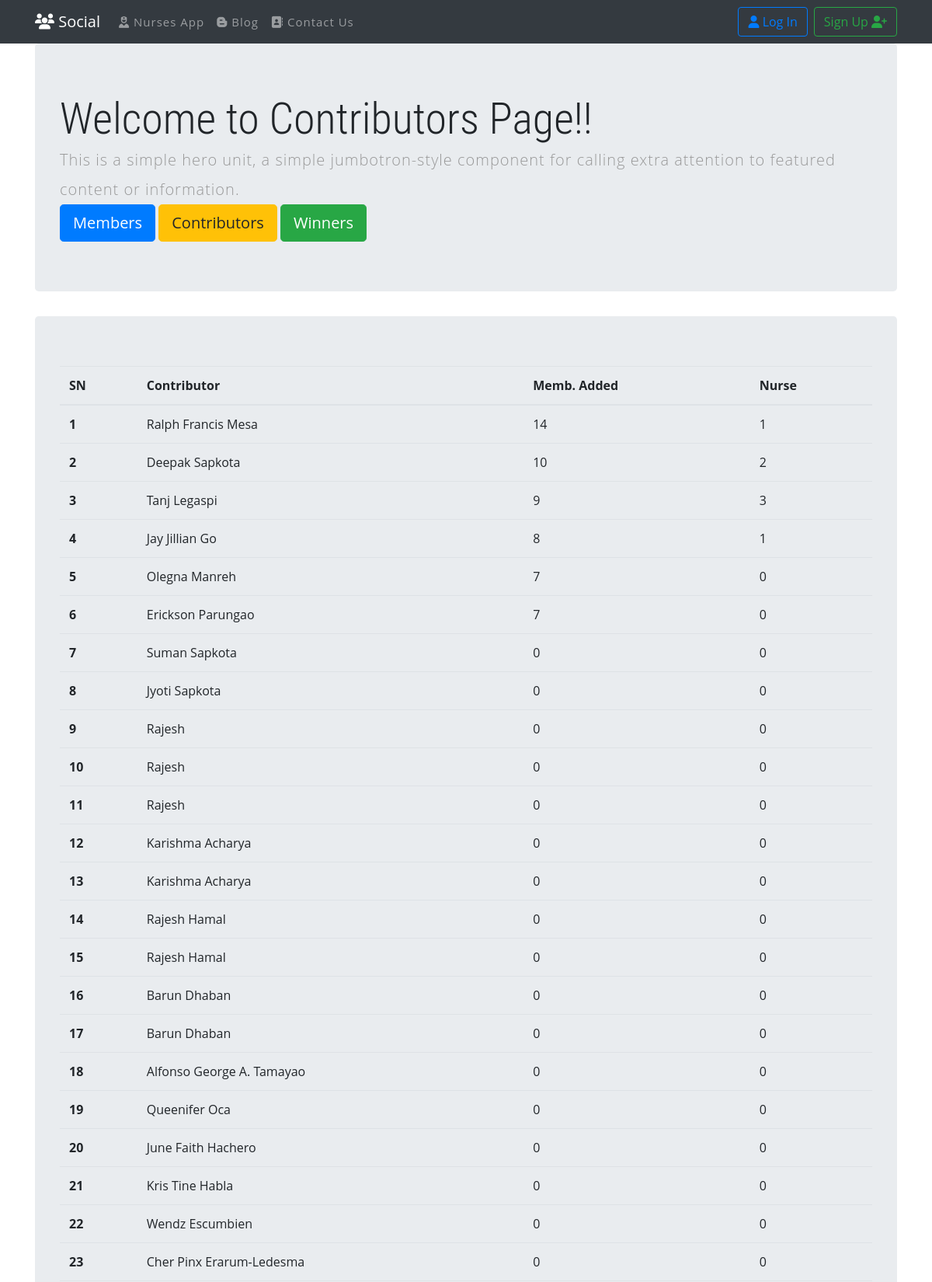
The app's page /nurses/contributors/ (upper part) with its own data.
### nursesApp/models.py (models this page shows, shortened)
class Contributor(models.Model):
    name = models.CharField(max_length=200,null=True,blank=True)
    t= models.IntegerField(null=True,blank=True,default=0)
    y = models.IntegerField(null=True,blank=True,default=0)
    n = models.IntegerField(null=True,blank=True,default=0)
    m = models.IntegerField(null=True,blank=True,default=0)
    u = models.IntegerField(null=True,blank=True,default=0)
    remarks = models.CharField(max_length=200,null=True,blank=True)
    win_date = models.DateField(null=True,blank=True)
    img = models.ImageField(upload_to='pics',null=True,blank=True)
    new = models.BooleanField(null=True,blank=True,default=False)
    email = models.EmailField(max_length=70,blank=True,null=True)

### nursesApp/views.py (the view)
# urls.py: path('contributors/',views.ContributorView.as_view(),name='contributors'),
class ContributorView(ListView):
    template_name = 'nursesApp/contributors.html'
    context_object_name = 'contributors'
    model = models.Contributor
    paginate_by = 100
    def get_queryset(self):
       return models.Contributor.objects.filter().order_by('-t')

### nursesApp/templates/nursesApp/contributors.html (shortened to what this page needs)
{% extends "base.html" %}
  {% load staticfiles %}
  {% block content %}
  <div class="jumbotron">
    <h1 class="display-4">Welcome to Contributors Page!!</h1>
    <p class="lead">This is a simple hero unit, a simple jumbotron-style component for calling extra attention to featured content or information.</p>
    <a class="btn btn-primary btn-lg" href="{% url 'nursesApp:members' %}" role="button">Members</a>
    <a class="btn btn-warning btn-lg" href="{% url 'nursesApp:contributors' %}" role="button">Contributors</a>
    <a class="btn btn-success btn-lg" href="{% url 'nursesApp:winners' %}" role="button">Winners</a>
  </div>
  <div class="jumbotron">
  <table class="table table-hover" id="myTable">
    <thead>
      <tr>
        <th scope="col">SN</th>
        <th scope="col">Contributor</th>
        <th scope="col">Memb. Added</th>
        <th scope="col">Nurse</th>
      </tr>
    </thead>
    <tbody>
      {% for contributor in contributors %}
      <tr>
        <th scope="row">{{ forloop.counter }}</th>
        <td> {{contributor.name}}</td>
        <td>{{contributor.t}}</td>
        <td>{{contributor.y}}</td>
      </tr>
      {% endfor %}
    </tbody>
  </table>
  </div>
  {% endblock %}

### static/simplesocial/css/mysheet.css (style rules this page uses)
body { padding: 0; margin: 0; background: #FFF; font-family: 'Open Sans', sans-serif; overflow-x: hidden; }
body a { -webkit-transition: 0.5s all; -moz-transition: 0.5s all; -o-transition: 0.5s all; -ms-transition: 0.5s all; transition: 0.5s all; text-decoration: none; }
h1, h2, h3, h4, h5, h6 { margin: 0; padding: 0; font-family: 'Roboto Condensed', sans-serif; }
p { margin: 0; padding: 0; font-family: 'Open Sans', sans-serif; font-size: 15px; letter-spacing: 1px; line-height: 1.9; color: #999; }

### records on screen
Contributor: name "Ralph Francis Mesa", t "14", y "1"
Contributor: name "Deepak Sapkota", t "10", y "2"
Contributor: name "Tanj Legaspi", t "9", y "3"
Contributor: name "Jay Jillian Go", t "8", y "1"
Contributor: name "Olegna Manreh", t "7", y "0"
Contributor: name "Erickson Parungao", t "7", y "0"
Contributor: name "Suman Sapkota", t "0", y "0"
Contributor: name "Jyoti Sapkota", t "0", y "0"
Contributor: name "Rajesh", t "0", y "0"
Contributor: name "Rajesh", t "0", y "0"
Contributor: name "Rajesh", t "0", y "0"
Contributor: name "Karishma Acharya", t "0", y "0"
Contributor: name "Karishma Acharya", t "0", y "0"
Contributor: name "Rajesh Hamal", t "0", y "0"
Contributor: name "Rajesh Hamal", t "0", y "0"
Contributor: name "Barun Dhaban", t "0", y "0"
Contributor: name "Barun Dhaban", t "0", y "0"
Contributor: name "Alfonso George A. Tamayao", t "0", y "0"
Contributor: name "Queenifer Oca", t "0", y "0"
Contributor: name "June Faith Hachero", t "0", y "0"
Contributor: name "Kris Tine Habla", t "0", y "0"
Contributor: name "Wendz Escumbien", t "0", y "0"
Contributor: name "Cher Pinx Erarum-Ledesma", t "0", y "0"
